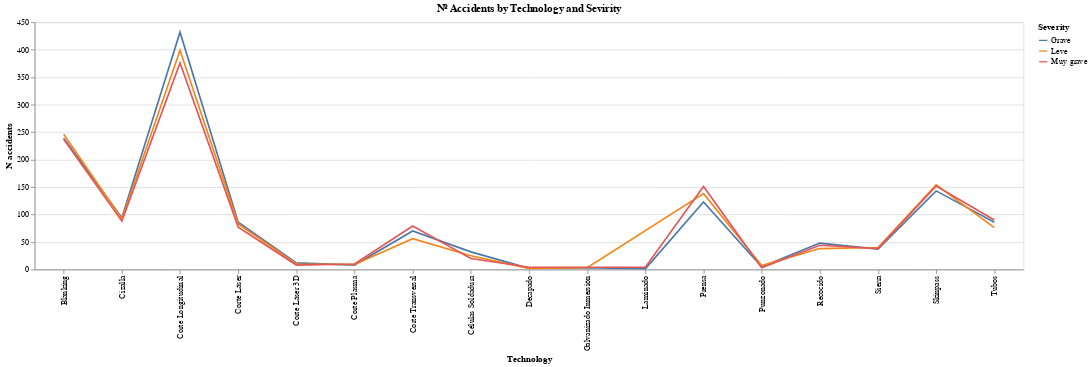

This figure's notebook cell:
### Code cell
alt.Chart(n_employees_acc,title="Nº Accidents by Technology and Sevirity").mark_line().encode( 
    y = 'N accidents',
    x ='Technology',
    color='Severity').interactive() .properties(
    width=1200,
    height=300
)

### Figure 1 — Vega-Lite specification as saved in the notebook (floating-point values rounded to 4 significant figures)
{"config": {"view": {"continuousWidth": 400, "continuousHeight": 300}}, "data": {"name": "data-8f898af41661fadf6a3814db013d9052"}, "mark": "line", "encoding": {"color": {"type": "nominal", "field": "Severity"}, "x": {"type": "nominal", "field": "Technology"}, "y": {"type": "quantitative", "field": "N accidents"}}, "height": 300, "selection": {"selector015": {"type": "interval", "bind": "scales", "encodings": ["x", "y"]}}, "title": "Nº Accidents by Technology and Sevirity", "width": 1200, "$schema": "https://vega.github.io/schema/vega-lite/v4.8.1.json", "datasets": {"data-8f898af41661fadf6a3814db013d9052": [{"Technology": "Blanking", "Accident": "Yes", "Severity": "Grave", "N accidents": 239}, {"Technology": "Blanking", "Accident": "Yes", "Severity": "Leve", "N accidents": 246}, {"Technology": "Blanking", "Accident": "Yes", "Severity": "Muy grave", "N accidents": 237}, {"Technology": "Cizalla", "Accident": "Yes", "Severity": "Grave", "N accidents": 94}, {"Technology": "Cizalla", "Accident": "Yes", "Severity": "Leve", "N accidents": 92}, {"Technology": "Cizalla", "Accident": "Yes", "Severity": "Muy grave", "N accidents": 88}, {"Technology": "Corte Longitudinal", "Accident": "Yes", "Severity": "Grave", "N accidents": 432}, {"Technology": "Corte Longitudinal", "Accident": "Yes", "Severity": "Leve", "N accidents": 399}, {"Technology": "Corte Longitudinal", "Accident": "Yes", "Severity": "Muy grave", "N accidents": 376}, {"Technology": "Corte Láser", "Accident": "Yes", "Severity": "Grave", "N accidents": 86}, {"Technology": "Corte Láser", "Accident": "Yes", "Severity": "Leve", "N accidents": 83}, {"Technology": "Corte Láser", "Accident": "Yes", "Severity": "Muy grave", "N accidents": 77}, {"Technology": "Corte Láser 3D", "Accident": "Yes", "Severity": "Grave", "N accidents": 12}, {"Technology": "Corte Láser 3D", "Accident": "Yes", "Severity": "Leve", "N accidents": 10}, {"Technology": "Corte Láser 3D", "Accident": "Yes", "Severity": "Muy grave", "N accidents": 8}, {"Technology": "Corte Plasma", "Accident": "Yes", "Severity": "Grave", "N accidents": 8}, {"Technology": "Corte Plasma", "Accident": "Yes", "Severity": "Leve", "N accidents": 9}, {"Technology": "Corte Plasma", "Accident": "Yes", "Severity": "Muy grave", "N accidents": 10}, {"Technology": "Corte Transversal", "Accident": "Yes", "Severity": "Grave", "N accidents": 70}, {"Technology": "Corte Transversal", "Accident": "Yes", "Severity": "Leve", "N accidents": 56}, {"Technology": "Corte Transversal", "Accident": "Yes", "Severity": "Muy grave", "N accidents": 79}, {"Technology": "Células Soldadura", "Accident": "Yes", "Severity": "Grave", "N accidents": 32}, {"Technology": "Células Soldadura", "Accident": "Yes", "Severity": "Leve", "N accidents": 25}, {"Technology": "Células Soldadura", "Accident": "Yes", "Severity": "Muy grave", "N accidents": 20}, {"Technology": "Decapado", "Accident": "Yes", "Severity": "Grave", "N accidents": 2}, {"Technology": "Decapado", "Accident": "Yes", "Severity": "Leve", "N accidents": 2}, {"Technology": "Decapado", "Accident": "Yes", "Severity": "Muy grave", "N accidents": 4}, {"Technology": "Galvanizado Inmersión", "Accident": "Yes", "Severity": "Grave", "N accidents": 3}, {"Technology": "Galvanizado Inmersión", "Accident": "Yes", "Severity": "Leve", "N accidents": 3}, {"Technology": "Laminado", "Accident": "Yes", "Severity": "Grave", "N accidents": 1}, {"Technology": "Laminado", "Accident": "Yes", "Severity": "Muy grave", "N accidents": 4}, {"Technology": "Prensa", "Accident": "Yes", "Severity": "Grave", "N accidents": 123}, {"Technology": "Prensa", "Accident": "Yes", "Severity": "Leve", "N accidents": 138}, {"Technology": "Prensa", "Accident": "Yes", "Severity": "Muy grave", "N accidents": 151}, {"Technology": "Punzonado", "Accident": "Yes", "Severity": "Grave", "N accidents": 5}, {"Technology": "Punzonado", "Accident": "Yes", "Severity": "Leve", "N accidents": 7}, {"Technology": "Punzonado", "Accident": "Yes", "Severity": "Muy grave", "N accidents": 3}, {"Technology": "Recocido", "Accident": "Yes", "Severity": "Grave", "N accidents": 48}, {"Technology": "Recocido", "Accident": "Yes", "Severity": "Leve", "N accidents": 38}, {"Technology": "Recocido", "Accident": "Yes", "Severity": "Muy grave", "N accidents": 44}, {"Technology": "Sierra", "Accident": "Yes", "Severity": "Grave", "N accidents": 37}, {"Technology": "Sierra", "Accident": "Yes", "Severity": "Leve", "N accidents": 40}, {"Technology": "Sierra", "Accident": "Yes", "Severity": "Muy grave", "N accidents": 38}, {"Technology": "Skinpass", "Accident": "Yes", "Severity": "Grave", "N accidents": 143}, {"Technology": "Skinpass", "Accident": "Yes", "Severity": "Leve", "N accidents": 154}, {"Technology": "Skinpass", "Accident": "Yes", "Severity": "Muy grave", "N accidents": 152}, {"Technology": "Tubos", "Accident": "Yes", "Severity": "Grave", "N accidents": 86}, {"Technology": "Tubos", "Accident": "Yes", "Severity": "Leve", "N accidents": 76}, {"Technology": "Tubos", "Accident": "Yes", "Severity": "Muy grave", "N accidents": 90}]}}
